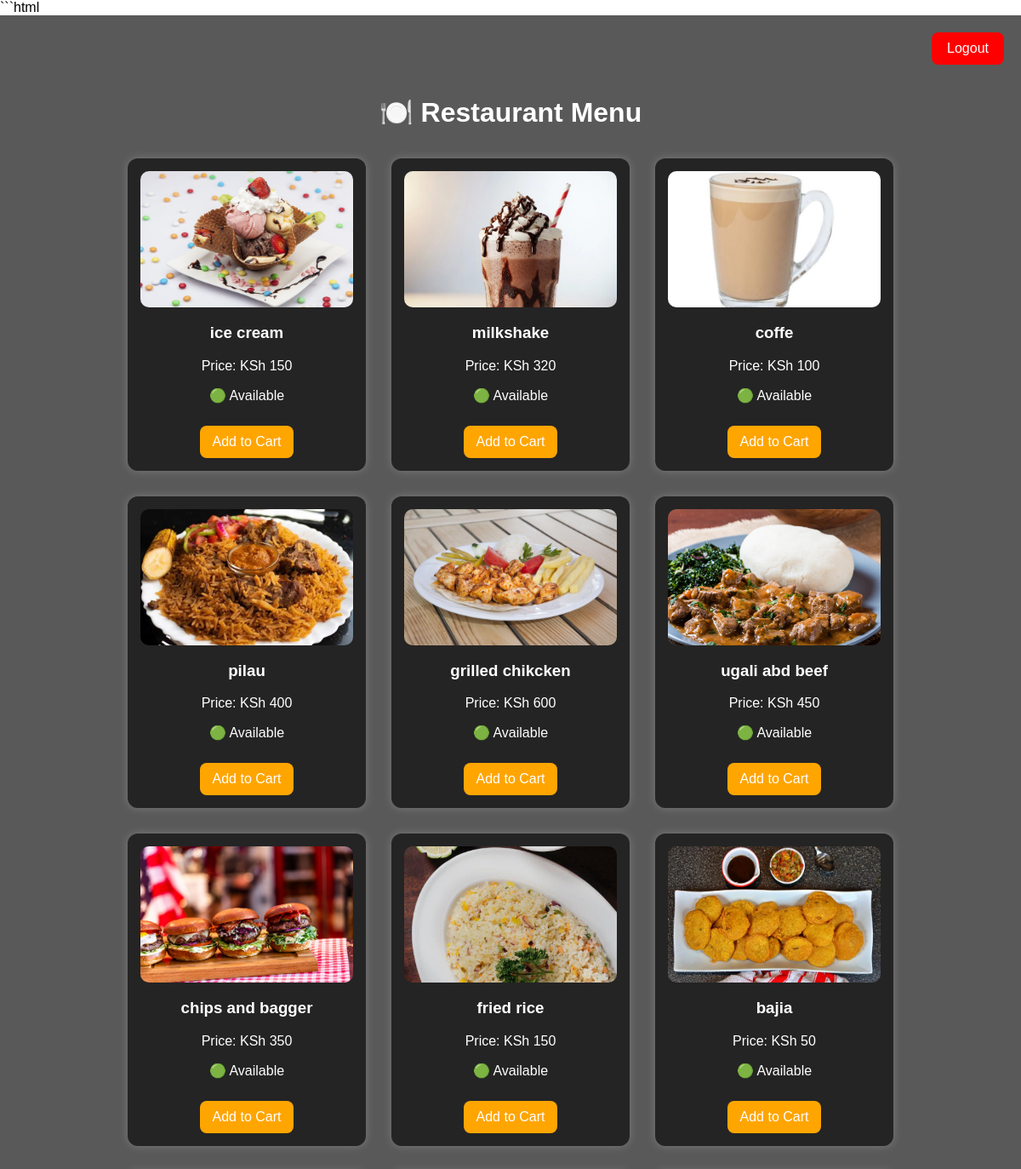
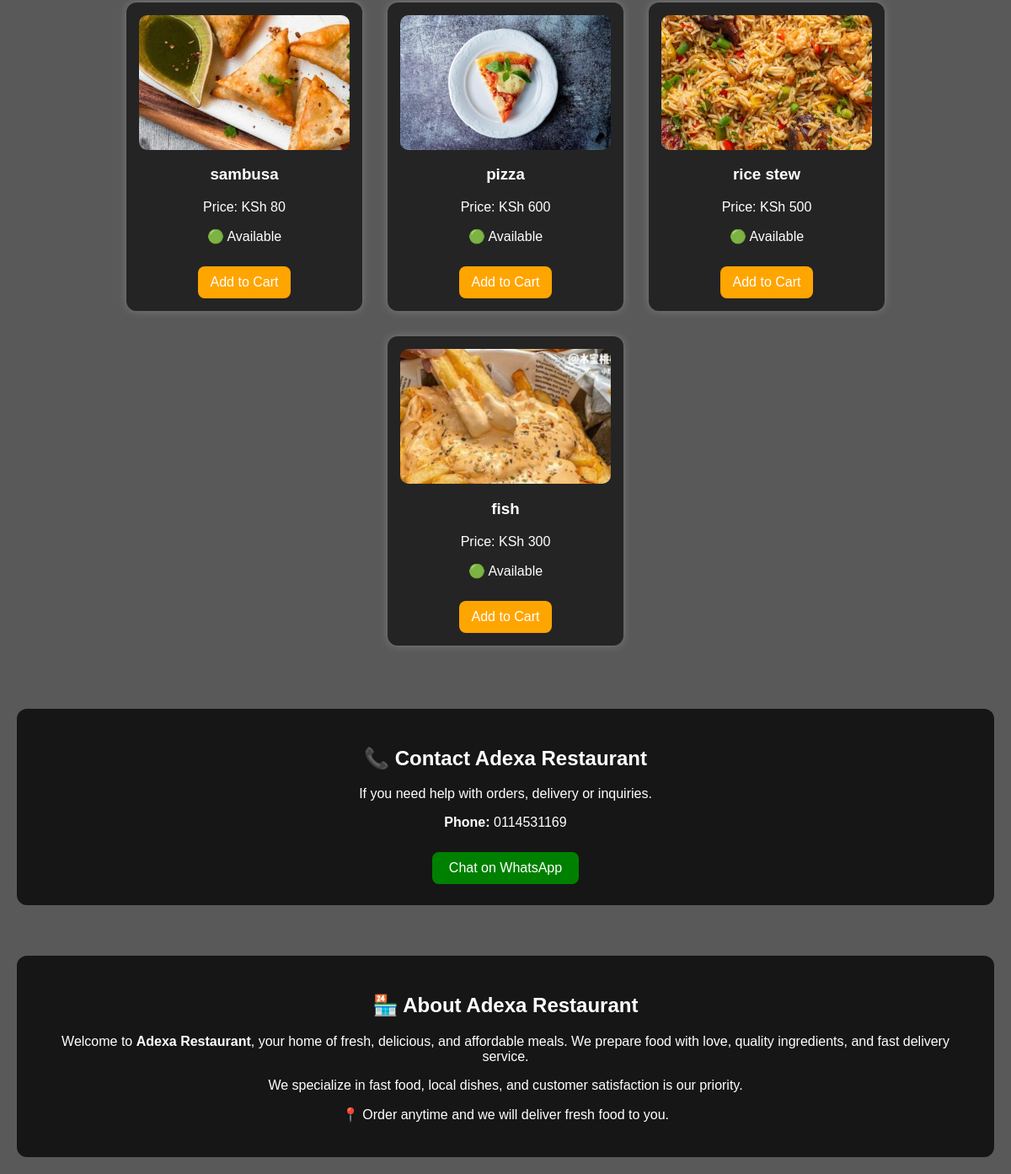
The page /menu/ (signed in) on the database its author committed (2 pictures, top to bottom).
### menu/models.py (models this page shows, shortened)
class Food(models.Model):
    name = models.CharField(max_length=100)
    description = models.TextField(blank=True)
    price = models.IntegerField()
    image = models.ImageField(upload_to='foods/', null=True, blank=True)

### menu/views.py (the view)
# urls.py: path('menu/', views.food_menu, name='food_menu'),
def food_menu(request):
    foods = Food.objects.all()
    return render(request, 'menu/food_menu.html', {'foods': foods})

### menu/templates/menu/food_menu.html (shortened to what this page needs)
<!DOCTYPE html>
<html>
<head>
</head>
<body>
<div class="overlay">
    {% if user.is_authenticated %}
    <div class="top-bar">
        <form action="{% url 'logout' %}" method="post">
            <button type="submit" class="logout-btn">Logout</button>
        </form>
    </div>
    {% endif %}
    <h1>🍽️ Restaurant Menu</h1>
    <div class="food-container">
        {% for food in foods %}
            <div class="food-card">
                {% if food.image %}
                    <img src="{{ food.image.url }}">
                {% else %}
                    <img src="https://via.placeholder.com/250x160">
                {% endif %}
                <h3>{{ food.name }}</h3>
                <p>Price: KSh {{ food.price }}</p>
                <p>🟢 Available</p>
                <a href="{% url 'add_to_cart' food.id %}" class="btn">
                    Add to Cart
                </a>
            </div>
        {% empty %}
            <p style="text-align:center; width:100%;">
                ❌ No food available yet. Please check back later.
            </p>
        {% endfor %}
    </div>
    <div class="contact">
        <h2>📞 Contact Adexa Restaurant</h2>
        <p>If you need help with orders, delivery or inquiries.</p>
        <p><strong>Phone:</strong> 0114531169</p>
        <a href="https://wa.me/254114531169">
            Chat on WhatsApp
        </a>
    </div>
    <div class="contact">
        <h2>🏪 About Adexa Restaurant</h2>
        <p>
            Welcome to <strong>Adexa Restaurant</strong>, your home of fresh,
            delicious, and affordable meals.
            We prepare food with love, quality ingredients,
            and fast delivery service.
        </p>
        <p>
            We specialize in fast food, local dishes,
            and customer satisfaction is our priority.
        </p>
        <p>
            📍 Order anytime and we will deliver fresh food to you.
        </p>
    </div>
</div>
</body>
</html>

### menu/templates/menu/food_menu.html (style rules this page uses)
body { margin: 0; font-family: Arial; background: url('https://images.unsplash.com/photo-1551218808-94e220e084d2') no-repeat center center/cover; background-attachment: fixed; }
.overlay { background: rgba(0,0,0,0.65); min-height: 100vh; padding: 20px; color: white; }
.top-bar { display: flex; justify-content: flex-end; margin-bottom: 20px; }
.logout-btn { background: red; color: white; border: none; padding: 10px 18px; border-radius: 8px; cursor: pointer; font-size: 16px; }
h1 { text-align: center; margin-bottom: 20px; }
.food-container { display: flex; flex-wrap: wrap; justify-content: center; }
.food-card { width: 250px; margin: 15px; padding: 15px; background: rgba(0,0,0,0.6); border-radius: 12px; text-align: center; box-shadow: 0 0 10px rgba(255,255,255,0.2); }
img { width: 100%; height: 160px; object-fit: cover; border-radius: 10px; }
.btn { display: inline-block; margin-top: 10px; padding: 10px 15px; background: orange; color: white; text-decoration: none; border-radius: 8px; }
.contact { margin-top: 60px; text-align: center; padding: 25px; background: rgba(0,0,0,0.75); border-radius: 12px; }
.contact a { display: inline-block; margin-top: 10px; padding: 10px 20px; background: green; color: white; text-decoration: none; border-radius: 8px; }

### rows shown on the page
Food: image (picture), name "ice cream", price "150"
Food: image (picture), name "milkshake", price "320"
Food: image (picture), name "coffe", price "100"
Food: image (picture), name "pilau", price "400"
Food: image (picture), name "grilled chikcken", price "600"
Food: image (picture), name "ugali abd beef", price "450"
Food: image (picture), name "chips and bagger", price "350"
Food: image (picture), name "fried rice", price "150"
Food: image (picture), name "bajia", price "50"
Food: image (picture), name "sambusa", price "80"
Food: image (picture), name "pizza", price "600"
Food: image (picture), name "rice stew", price "500"
Food: image (picture), name "fish", price "300"
